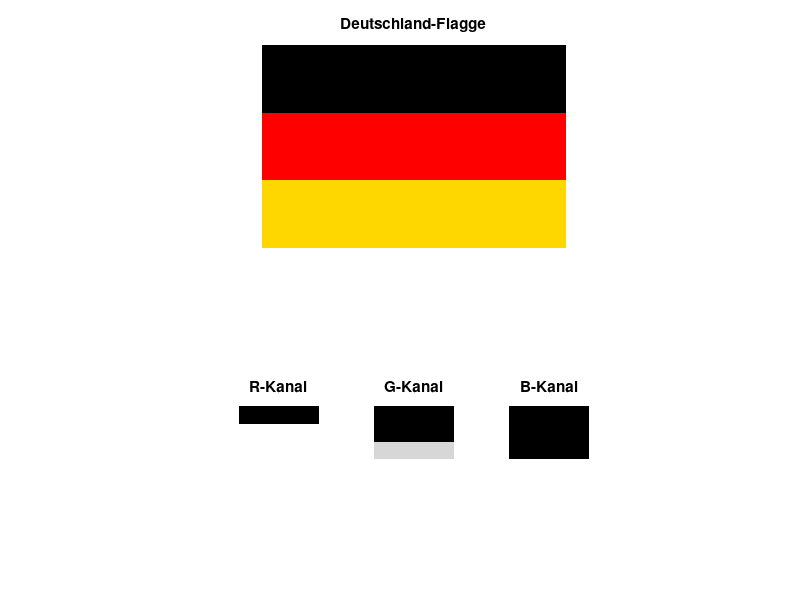

Source code (MATLAB):
%%-----RGB-Bild-----%%
clear; clc;
%%----------%%
deutschlandFlagge = zeros(600, 900, 3, 'uint8');
deutschlandFlagge(201:400,:,1) = 255;
deutschlandFlagge(401:end,:,1) = 255;
deutschlandFlagge(401:end,:,2) = 215;
%%----------%%
figure;
%%----------%%
subplot(2,5,[2, 3, 4]);
imshow(deutschlandFlagge);
title('Deutschland-Flagge');
%%----------%%
subplot(2,5,7);
imshow(deutschlandFlagge(:,:,1));
title('R-Kanal');
%%----------%%
subplot(2,5,8);
imshow(deutschlandFlagge(:,:,2));
title('G-Kanal');
%%----------%%
subplot(2,5,9);
imshow(deutschlandFlagge(:,:,3));
title('B-Kanal');
%%----------%%